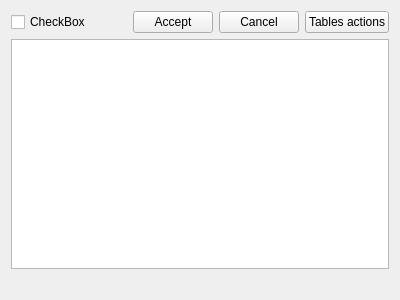
<?xml version="1.0" encoding="UTF-8"?>
<ui version="4.0">
 <class>TreeWidgetMergedTables</class>
 <widget class="QWidget" name="TreeWidgetMergedTables">
  <property name="geometry">
   <rect>
    <x>0</x>
    <y>0</y>
    <width>400</width>
    <height>300</height>
   </rect>
  </property>
  <property name="windowTitle">
   <string>Form</string>
  </property>
  <layout class="QVBoxLayout" name="verticalLayout">
   <item>
    <layout class="QHBoxLayout" name="horizontalLayout">
     <item>
      <widget class="QCheckBox" name="pickAllCheckBox">
       <property name="text">
        <string>CheckBox</string>
       </property>
      </widget>
     </item>
     <item>
      <spacer name="horizontalSpacer">
       <property name="orientation">
        <enum>Qt::Horizontal</enum>
       </property>
       <property name="sizeHint" stdset="0">
        <size>
         <width>40</width>
         <height>20</height>
        </size>
       </property>
      </spacer>
     </item>
     <item>
      <widget class="QPushButton" name="acceptActionBtn">
       <property name="text">
        <string>Accept</string>
       </property>
      </widget>
     </item>
     <item>
      <widget class="QPushButton" name="rejectActionBtn">
       <property name="text">
        <string>Cancel</string>
       </property>
      </widget>
     </item>
     <item>
      <widget class="QPushButton" name="menuButton">
       <property name="text">
        <string>Tables actions</string>
       </property>
      </widget>
     </item>
    </layout>
   </item>
   <item>
    <widget class="QTreeView" name="treeView"/>
   </item>
   <item>
    <widget class="QLabel" name="countLabel">
     <property name="text">
      <string/>
     </property>
    </widget>
   </item>
  </layout>
 </widget>
 <resources>
  <include location="../../resource.qrc"/>
 </resources>
 <connections/>
</ui>
